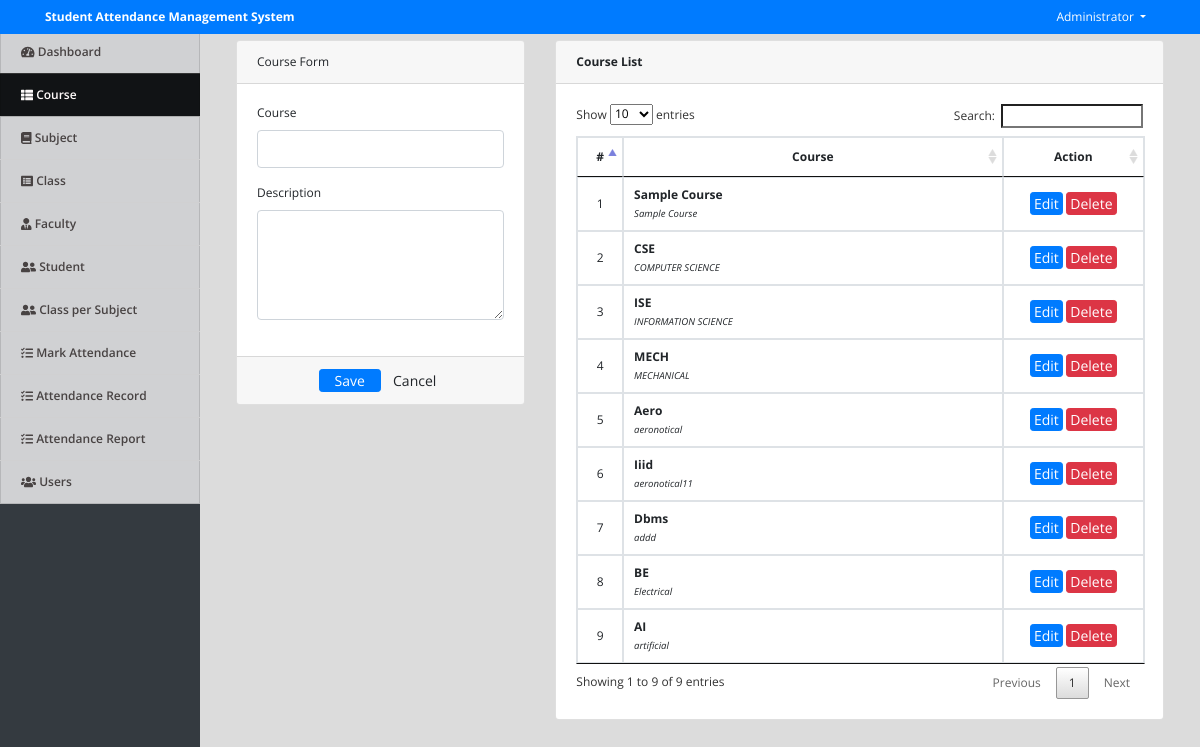
Screenshot of /index.php?page=courses (signed in) with the database file from the repository.
### tables this page shows
CREATE TABLE `courses` (
  `id` int(30) NOT NULL,
  `course` varchar(100) NOT NULL,
  `description` text NOT NULL,
  `date_created` datetime NOT NULL DEFAULT current_timestamp()
);

### courses.php (the view, shortened to what this page needs)
<?php include('db_connect.php');?>
<div class="container-fluid">
	<div class="col-lg-12">
		<div class="row">
			<div class="col-md-4">
			<form action="" id="manage-course">
				<div class="card">
					<div class="card-header">
						    Course Form
				  	</div>
					<div class="card-body">
							<div class="form-group">
								<label class="control-label">Course</label>
								<input type="text" class="form-control" name="course">
							</div>
							<div class="form-group">
								<label class="control-label">Description</label>
								<textarea name="description" id="" cols="30" rows="4" class="form-control"></textarea>
							</div>
					</div>
					<div class="card-footer">
						<div class="row">
							<div class="col-md-12">
								<button class="btn btn-sm btn-primary col-sm-3 offset-md-3"> Save</button>
								<button class="btn btn-sm btn-default col-sm-3" type="reset"> Cancel</button>
							</div>
						</div>
					</div>
				</div>
			</form>
			</div>
			<div class="col-md-8">
				<div class="card">
					<div class="card-header">
						<b>Course List</b>
					</div>
					<div class="card-body">
						<table class="table table-bordered table-hover">
							<thead>
								<tr>
									<th class="text-center" width="5%">#</th>
									<th class="text-center">Course</th>
									<th class="text-center" width="25%">Action</th>
								</tr>
							</thead>
							<tbody>
								<?php
								$i = 1;
								$course = $conn->query("SELECT * FROM courses order by id asc");
								while($row=$course->fetch_assoc()):
								?>
								<tr>
									<td class="text-center"><?php echo $i++ ?></td>
									<td class="">
										<p><b><?php echo ucwords($row['course']) ?></b></p>
										<small><i><?php echo $row['description'] ?></i></small>
									</td>
									<td class="text-center">
										<button class="btn btn-sm btn-primary edit_course" type="button" data-id="<?php echo $row['id'] ?>"  data-course="<?php echo $row['course'] ?>"  data-description="<?php echo $row['description'] ?>" >Edit</button>
										<button class="btn btn-sm btn-danger delete_course" type="button" data-id="<?php echo $row['id'] ?>">Delete</button>
									</td>
								</tr>
								<?php endwhile; ?>
							</tbody>
						</table>
					</div>
				</div>
			</div>
		</div>
	</div>
</div>

### assets/css/style.css (style rules this page uses)
body { background: url(sri.jpeg); background-position: center; background-size:auto; height: 800px; font-family: "Open Sans", sans-serif; width: 100%; height: calc(100%); font-size: 12px; }
.btn-sm { padding: .0001rem .2rem; }

### index.php (style rules this page uses)
body { background: #80808045; }

### courses.php (style rules this page uses)
td { vertical-align: middle !important; }
td p { margin: unset; }

### rows the page displays
courses: course "Sample Course", description "Sample Course"
courses: course "CSE", description "COMPUTER SCIENCE"
courses: course "ISE", description "INFORMATION SCIENCE"
courses: course "MECH", description "MECHANICAL"
courses: course "Aero", description "aeronotical"
courses: course "Iiid", description "aeronotical11"
courses: course "Dbms", description "addd"
courses: course "BE", description "Electrical"
courses: course "AI", description "artificial"

### other values shown
$_SESSION['system']['name'] "Student Attendance Management System"
$_SESSION['login_name'] "Administrator"
